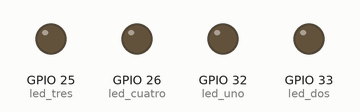
This program was run on a simulated ESP32 board running MicroPython. Parts: output pins drawn as LEDs (lit = HIGH).

Above: at 0.05 s.
At 0.75 s:
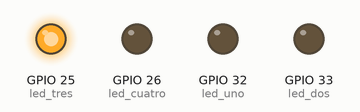
At 1.45 s:
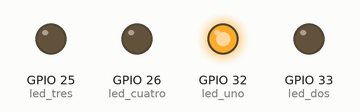
At 2.15 s:
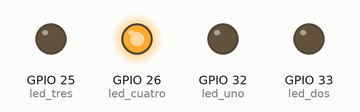
At 2.85 s:
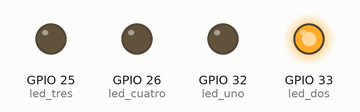
Timing chart, 0 to 3.1 s (numbered marks = the images above):
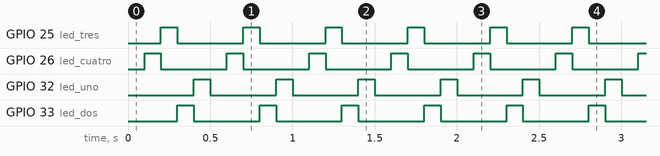

Measured:
- by itself, GPIO 25 (led_tres), GPIO 26 (led_cuatro), GPIO 32 (led_uno), GPIO 33 (led_dos): alternates HIGH for 0.10 s and LOW for 0.40 s

The program:

ledfunciones.py
```python
from machine import Pin
import utime

led_uno = Pin(32, Pin.OUT)
led_dos = Pin(33, Pin.OUT)
led_tres = Pin(25, Pin.OUT)
led_cuatro = Pin(26, Pin.OUT)

def leds(a,b,c,d):
    led_uno.value(a)
    led_dos.value(b)
    led_tres.value(c)
    led_cuatro.value(d)

while True:

    leds(0,0,0,0)
    utime.sleep(0.1)
    leds(0,0,0,1)
    utime.sleep(0.1)
    leds(0,0,1,0)
    utime.sleep(0.1)
    leds(0,1,0,0)
    utime.sleep(0.1)
    leds(1,0,0,0)
    utime.sleep(0.1)


if __name__==("__main__"):
    main()
```
